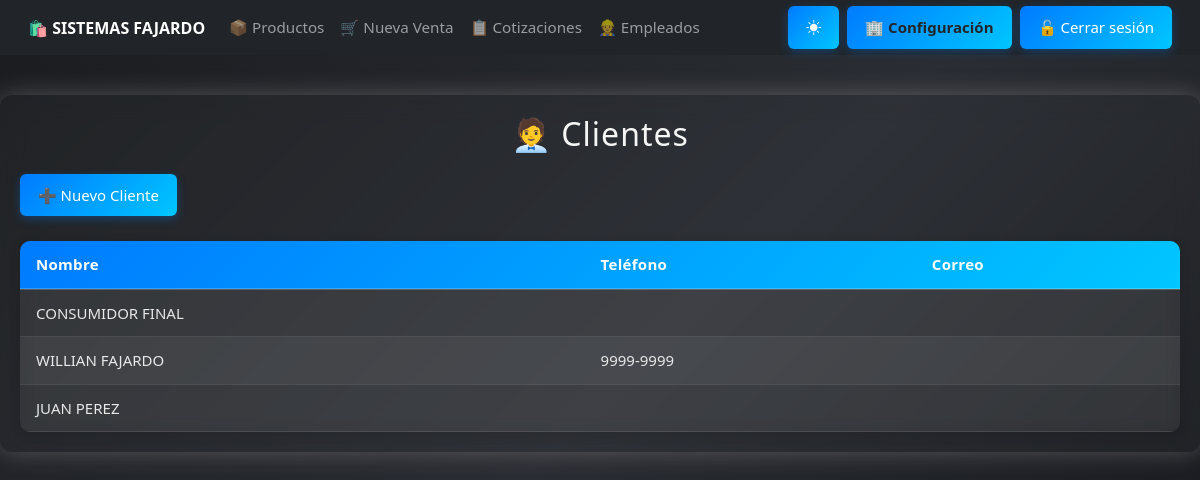
Before: /clientes/ (signed in) with the older database file.
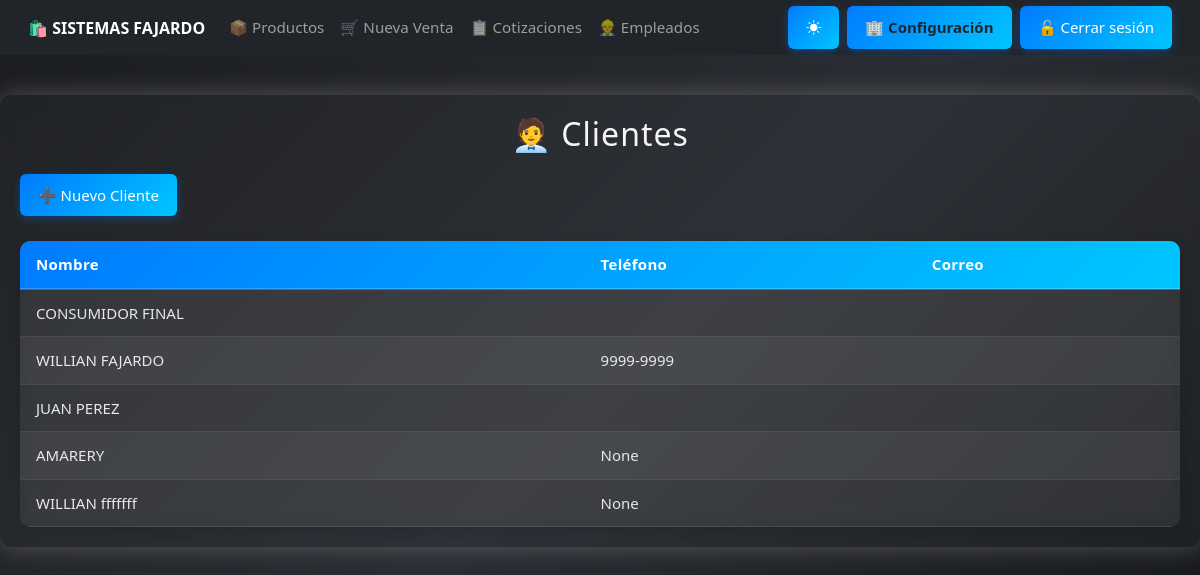
After: the same page with the newer database file.
### core/models.py (models this page shows, shortened)
class Cliente(models.Model):
    nombre = models.CharField(max_length=150)
    rtn = models.CharField(max_length=20, blank=True, null=True)
    direccion = models.CharField(max_length=255, blank=True, null=True)
    telefono = models.CharField(max_length=20, blank=True, null=True)

### core/views.py (the view)
# urls.py: path('clientes/', views.listar_clientes, name='listar_clientes'),
@login_required
@permission_required('core.view_cliente', raise_exception=True)
def listar_clientes(request):
    clientes = Cliente.objects.all()
    return render(request, 'clientes/listar_clientes.html', {'clientes': clientes})

### core/context_processors.py (called while the page is built)
def empresa_context(request):
    try:
        empresa = EmpresaConfig.objects.get(pk=1)
    except EmpresaConfig.DoesNotExist:
        empresa = None
    return {
        'empresa': empresa
    }

### core/templates/clientes/listar_clientes.html (shortened to what this page needs)
{% extends 'base.html' %}
{% block content %}
<div class="contenedor">
    <h2>🧑‍💼 Clientes</h2>
    <a href="{% url 'crear_cliente' %}" class="btn btn-primary">➕ Nuevo Cliente</a>
    <table class="tabla">
        <thead>
            <tr>
                <th>Nombre</th>
                <th>Teléfono</th>
                <th>Correo</th>
            </tr>
        </thead>
        <tbody>
        {% for cliente in clientes %}
            <tr>
                <td>{{ cliente.nombre }}</td>
                <td>{{ cliente.telefono }}</td>
                <td>{{ cliente.correo }}</td>
            </tr>
        {% empty %}
            <tr>
                <td colspan="3">No hay clientes registrados.</td>
            </tr>
        {% endfor %}
        </tbody>
    </table>
</div>
{% endblock %}

Changed rows visible on the page:
added Cliente: nombre "AMARERY", telefono "None"
added Cliente: nombre "WILLIAN fffffff", telefono "None"
